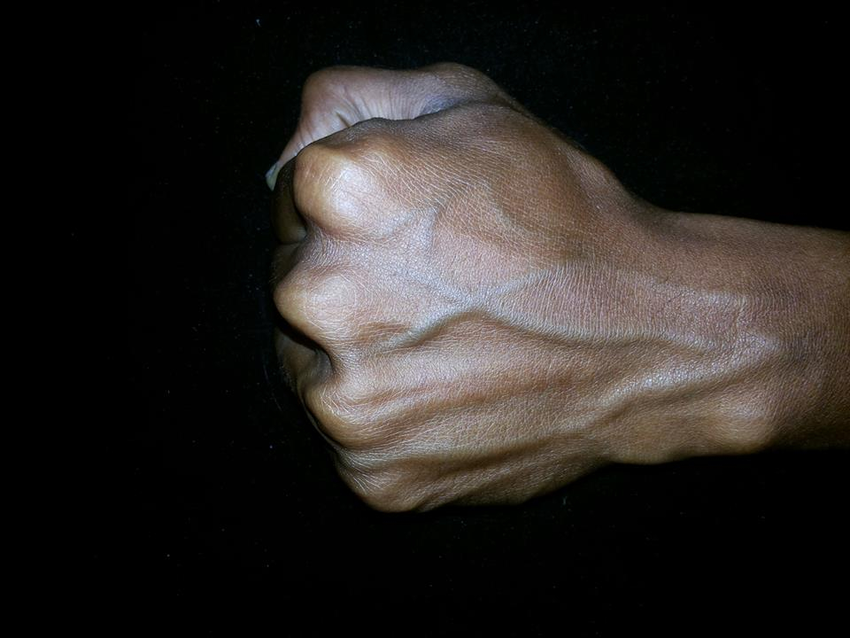
#> input picture img1.png, 850 x 638 px
$ python 'converting to grayscale.py'
#> lines starting #> are read from the running program, lines starting #| are printed output that depends on the picture
# -*- coding: utf-8 -*-
"""
Created on Sun Jun 13 19:39:36 2021

@author: USER
"""

from matplotlib import pyplot as plt
import matplotlib.image as mpimg

img = mpimg.imread('img1.png')
#> img is the input picture: shape (638, 850, 3) float32; mean R, G, B 0.162, 0.146, 0.136

R, G, B = img[:,:,0], img[:,:,1], img[:,:,2]
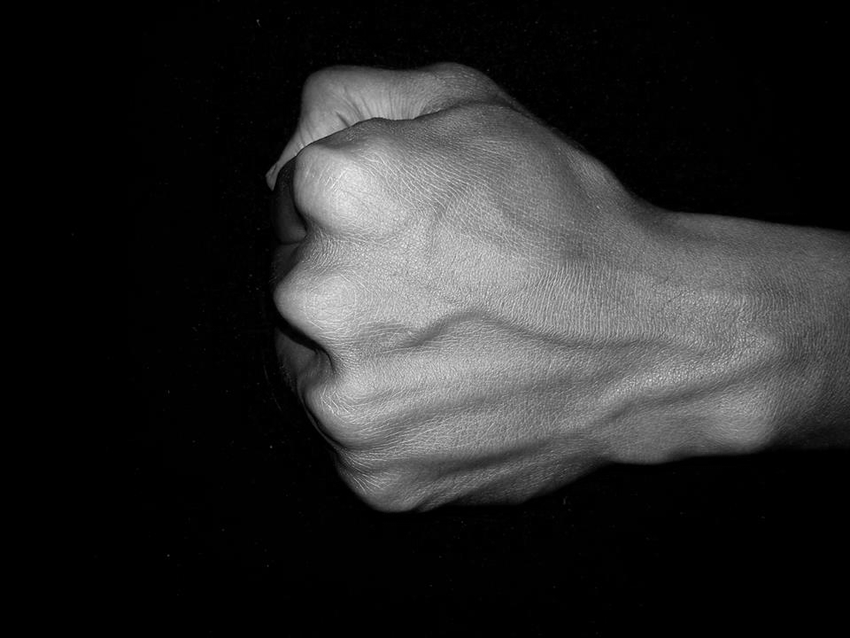
#> R: shape (638, 850) float32; min 0, max 0.957, mean 0.161
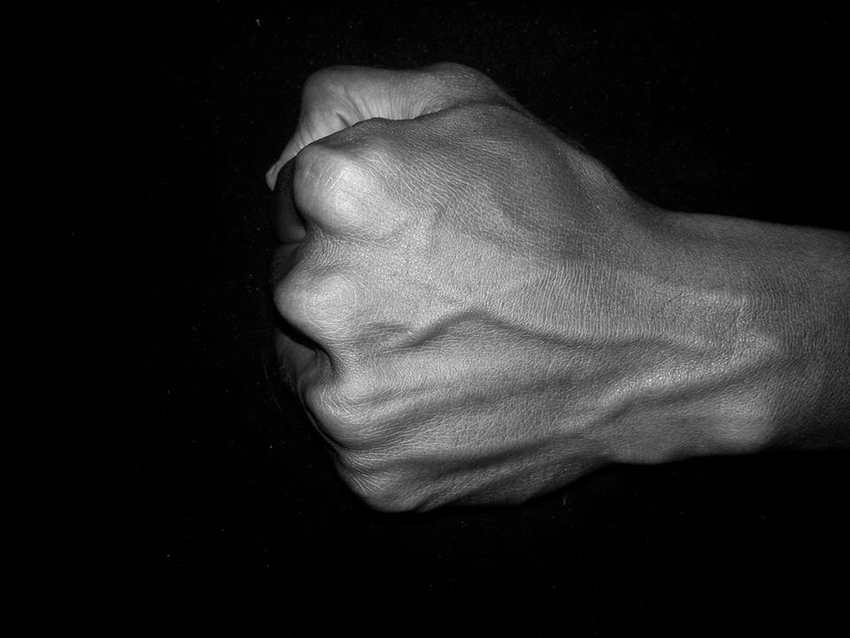
#> G: shape (638, 850) float32; min 0, max 0.961, mean 0.146
imgGray = 0.2989 * R + 0.5870 * G + 0.1140 * B
plt.imshow(imgGray, cmap='gray')
plt.show()

$ run again, with img2.png copied over img1.png
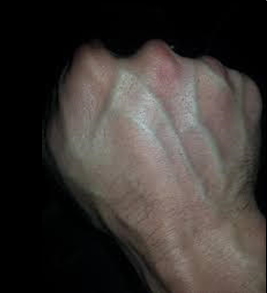
#> input picture img2.png, 268 x 293 px
#> img is the input picture: shape (293, 268, 3) float32; mean R, G, B 0.235, 0.215, 0.202
#> `R, G, B = img[:,:,0], img[:,:,1], img[:,:,2]`:
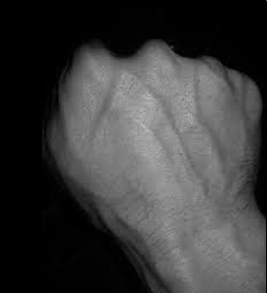
#> R: shape (293, 268) float32; min 0, max 1, mean 0.235
#> `R, G, B = img[:,:,0], img[:,:,1], img[:,:,2]`:
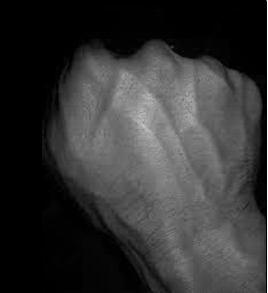
#> B: shape (293, 268) float32; min 0, max 1, mean 0.202

$ run again, with img3.png copied over img1.png
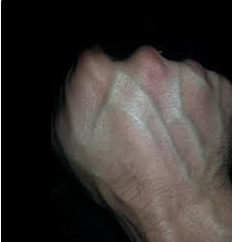
#> input picture img3.png, 232 x 242 px
#> img is the input picture: shape (242, 232, 3) float32; mean R, G, B 0.219, 0.201, 0.189
#> `R, G, B = img[:,:,0], img[:,:,1], img[:,:,2]`:
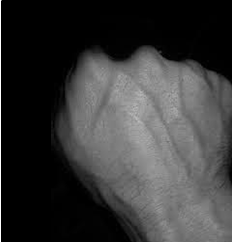
#> R: shape (242, 232) float32; min 0, max 1, mean 0.219
#> `R, G, B = img[:,:,0], img[:,:,1], img[:,:,2]`:
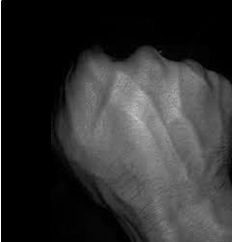
#> B: shape (242, 232) float32; min 0, max 1, mean 0.189

$ run again, with img5.png copied over img1.png
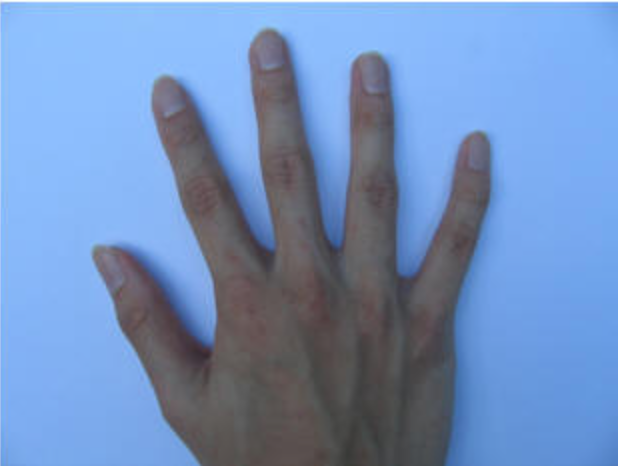
#> input picture img5.png, 618 x 466 px
#> img is the input picture: shape (466, 618, 4) float32; mean R, G, B, A 0.447, 0.564, 0.739, 1
#> `R, G, B = img[:,:,0], img[:,:,1], img[:,:,2]`:
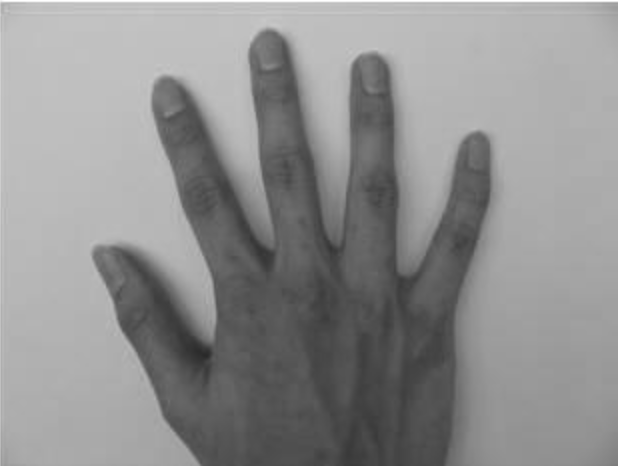
#> G: shape (466, 618) float32; min 0.161, max 1, mean 0.563
#> `R, G, B = img[:,:,0], img[:,:,1], img[:,:,2]`:
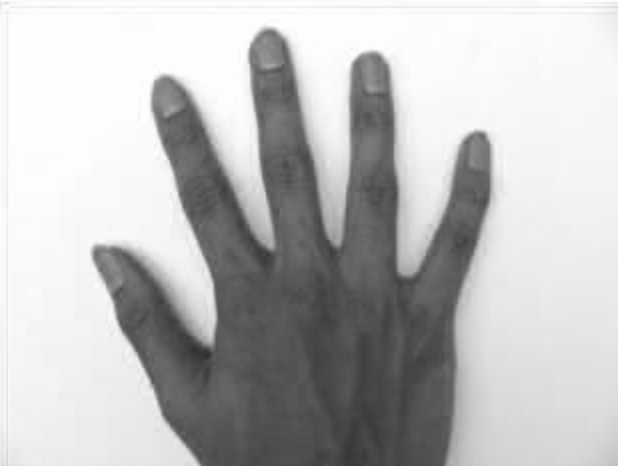
#> B: shape (466, 618) float32; min 0.188, max 1, mean 0.74
